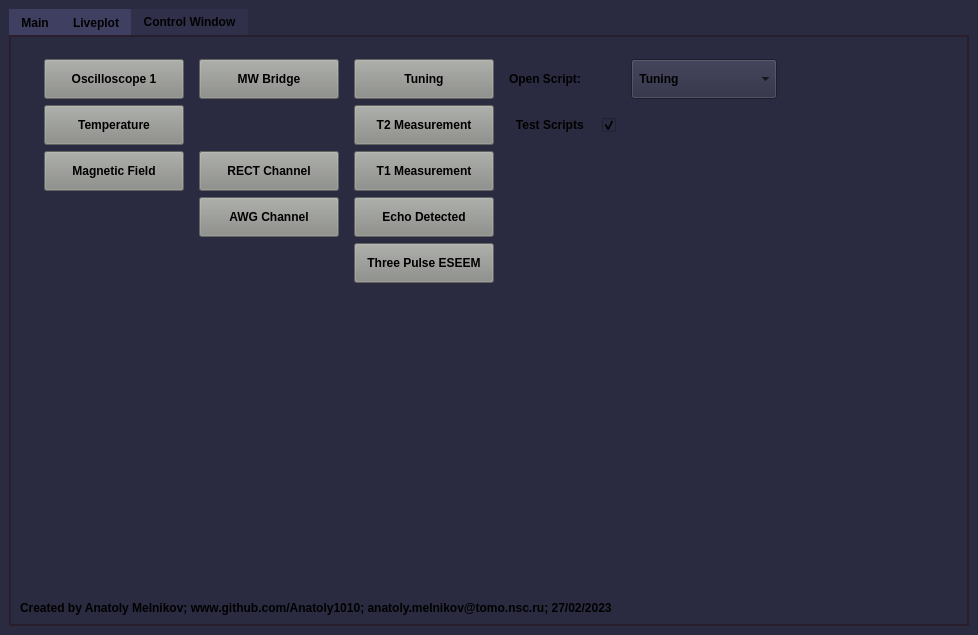
<?xml version="1.0" encoding="UTF-8"?>
<ui version="4.0">
 <class>MainWindow</class>
 <widget class="QMainWindow" name="MainWindow">
  <property name="geometry">
   <rect>
    <x>0</x>
    <y>0</y>
    <width>978</width>
    <height>635</height>
   </rect>
  </property>
  <property name="sizePolicy">
   <sizepolicy hsizetype="Expanding" vsizetype="Expanding">
    <horstretch>0</horstretch>
    <verstretch>0</verstretch>
   </sizepolicy>
  </property>
  <property name="minimumSize">
   <size>
    <width>0</width>
    <height>0</height>
   </size>
  </property>
  <property name="font">
   <font>
    <family>Arial</family>
    <weight>75</weight>
    <bold>true</bold>
   </font>
  </property>
  <property name="windowTitle">
   <string>Atomize - Split your spectrometer apart!</string>
  </property>
  <property name="styleSheet">
   <string notr="true">background-color: rgb(42,42,64);</string>
  </property>
  <widget class="QWidget" name="centralwidget">
   <layout class="QGridLayout" name="gridLayout">
    <item row="0" column="1">
     <widget class="QTabWidget" name="tabwidget">
      <property name="font">
       <font>
        <weight>75</weight>
        <bold>true</bold>
       </font>
      </property>
      <property name="focusPolicy">
       <enum>Qt::TabFocus</enum>
      </property>
      <property name="styleSheet">
       <string notr="true">QTabWidget::pane {
    border: 1.5px solid rgb(40, 30, 45 );
}
QTabBar::tab {
	background: rgb(63, 63, 97 );
}
QTabBar::tab:selected {
    background: rgb(48, 48, 75);
}</string>
      </property>
      <property name="tabShape">
       <enum>QTabWidget::Rounded</enum>
      </property>
      <property name="currentIndex">
       <number>2</number>
      </property>
      <property name="iconSize">
       <size>
        <width>16</width>
        <height>16</height>
       </size>
      </property>
      <property name="elideMode">
       <enum>Qt::ElideNone</enum>
      </property>
      <property name="tabBarAutoHide">
       <bool>false</bool>
      </property>
      <widget class="QWidget" name="tab">
       <attribute name="title">
        <string>Main</string>
       </attribute>
       <layout class="QGridLayout" name="gridLayout_3">
        <property name="leftMargin">
         <number>8</number>
        </property>
        <property name="topMargin">
         <number>6</number>
        </property>
        <property name="rightMargin">
         <number>4</number>
        </property>
        <property name="bottomMargin">
         <number>4</number>
        </property>
        <item row="0" column="0">
         <layout class="QGridLayout" name="gridLayout_tab" rowstretch="0,0,0,0,0,0,0,0,0,0,0,0" columnstretch="0,0,0,0,0">
          <property name="sizeConstraint">
           <enum>QLayout::SetMinAndMaxSize</enum>
          </property>
          <property name="topMargin">
           <number>4</number>
          </property>
          <item row="2" column="4">
           <spacer name="horizontalSpacer_4">
            <property name="orientation">
             <enum>Qt::Horizontal</enum>
            </property>
            <property name="sizeHint" stdset="0">
             <size>
              <width>4</width>
              <height>20</height>
             </size>
            </property>
           </spacer>
          </item>
          <item row="6" column="1">
           <widget class="QPushButton" name="button_start">
            <property name="minimumSize">
             <size>
              <width>140</width>
              <height>40</height>
             </size>
            </property>
            <property name="font">
             <font>
              <weight>75</weight>
              <bold>true</bold>
             </font>
            </property>
            <property name="styleSheet">
             <string notr="true">background-color: rgb(136, 138, 133);</string>
            </property>
            <property name="text">
             <string>Start Experiment</string>
            </property>
           </widget>
          </item>
          <item row="2" column="1">
           <widget class="QPushButton" name="button_open">
            <property name="sizePolicy">
             <sizepolicy hsizetype="Minimum" vsizetype="Fixed">
              <horstretch>0</horstretch>
              <verstretch>0</verstretch>
             </sizepolicy>
            </property>
            <property name="minimumSize">
             <size>
              <width>140</width>
              <height>40</height>
             </size>
            </property>
            <property name="font">
             <font>
              <weight>75</weight>
              <bold>true</bold>
             </font>
            </property>
            <property name="styleSheet">
             <string notr="true">background-color: rgb(136, 138, 133);</string>
            </property>
            <property name="text">
             <string>Open Script</string>
            </property>
           </widget>
          </item>
          <item row="2" column="2">
           <spacer name="horizontalSpacer">
            <property name="orientation">
             <enum>Qt::Horizontal</enum>
            </property>
            <property name="sizeHint" stdset="0">
             <size>
              <width>15</width>
              <height>20</height>
             </size>
            </property>
           </spacer>
          </item>
          <item row="1" column="1">
           <spacer name="verticalSpacer_4">
            <property name="orientation">
             <enum>Qt::Vertical</enum>
            </property>
            <property name="sizeType">
             <enum>QSizePolicy::Fixed</enum>
            </property>
            <property name="sizeHint" stdset="0">
             <size>
              <width>20</width>
              <height>0</height>
             </size>
            </property>
           </spacer>
          </item>
          <item row="4" column="1">
           <widget class="QPushButton" name="button_reload">
            <property name="minimumSize">
             <size>
              <width>0</width>
              <height>40</height>
             </size>
            </property>
            <property name="font">
             <font>
              <weight>75</weight>
              <bold>true</bold>
             </font>
            </property>
            <property name="styleSheet">
             <string notr="true">background-color: rgb(136, 138, 133);</string>
            </property>
            <property name="text">
             <string>Update Script</string>
            </property>
           </widget>
          </item>
          <item row="1" column="0">
           <spacer name="verticalSpacer_6">
            <property name="orientation">
             <enum>Qt::Vertical</enum>
            </property>
            <property name="sizeType">
             <enum>QSizePolicy::Fixed</enum>
            </property>
            <property name="sizeHint" stdset="0">
             <size>
              <width>20</width>
              <height>3</height>
             </size>
            </property>
           </spacer>
          </item>
          <item row="1" column="3" rowspan="10">
           <widget class="CodeEditor" name="textEdit">
            <property name="sizePolicy">
             <sizepolicy hsizetype="Expanding" vsizetype="Expanding">
              <horstretch>100</horstretch>
              <verstretch>100</verstretch>
             </sizepolicy>
            </property>
            <property name="font">
             <font>
              <family>Arial</family>
              <pointsize>11</pointsize>
              <weight>50</weight>
              <bold>false</bold>
             </font>
            </property>
            <property name="focusPolicy">
             <enum>Qt::StrongFocus</enum>
            </property>
            <property name="contextMenuPolicy">
             <enum>Qt::CustomContextMenu</enum>
            </property>
            <property name="autoFillBackground">
             <bool>false</bool>
            </property>
            <property name="styleSheet">
             <string notr="true"/>
            </property>
            <property name="frameShape">
             <enum>QFrame::Box</enum>
            </property>
            <property name="frameShadow">
             <enum>QFrame::Sunken</enum>
            </property>
            <property name="lineWidth">
             <number>1</number>
            </property>
            <property name="midLineWidth">
             <number>0</number>
            </property>
            <property name="verticalScrollBarPolicy">
             <enum>Qt::ScrollBarAsNeeded</enum>
            </property>
            <property name="horizontalScrollBarPolicy">
             <enum>Qt::ScrollBarAsNeeded</enum>
            </property>
            <property name="sizeAdjustPolicy">
             <enum>QAbstractScrollArea::AdjustToContents</enum>
            </property>
            <property name="readOnly">
             <bool>false</bool>
            </property>
           </widget>
          </item>
          <item row="0" column="1">
           <spacer name="verticalSpacer_5">
            <property name="orientation">
             <enum>Qt::Vertical</enum>
            </property>
            <property name="sizeType">
             <enum>QSizePolicy::Fixed</enum>
            </property>
            <property name="sizeHint" stdset="0">
             <size>
              <width>20</width>
              <height>3</height>
             </size>
            </property>
           </spacer>
          </item>
          <item row="11" column="0" colspan="4">
           <widget class="CodeEditor" name="text_errors">
            <property name="minimumSize">
             <size>
              <width>0</width>
              <height>200</height>
             </size>
            </property>
            <property name="font">
             <font>
              <family>Arial</family>
              <pointsize>9</pointsize>
              <weight>50</weight>
              <bold>false</bold>
              <kerning>false</kerning>
             </font>
            </property>
            <property name="mouseTracking">
             <bool>false</bool>
            </property>
            <property name="focusPolicy">
             <enum>Qt::StrongFocus</enum>
            </property>
            <property name="contextMenuPolicy">
             <enum>Qt::CustomContextMenu</enum>
            </property>
            <property name="styleSheet">
             <string notr="true"/>
            </property>
            <property name="frameShape">
             <enum>QFrame::Box</enum>
            </property>
            <property name="frameShadow">
             <enum>QFrame::Sunken</enum>
            </property>
            <property name="lineWidth">
             <number>1</number>
            </property>
            <property name="verticalScrollBarPolicy">
             <enum>Qt::ScrollBarAsNeeded</enum>
            </property>
            <property name="sizeAdjustPolicy">
             <enum>QAbstractScrollArea::AdjustToContentsOnFirstShow</enum>
            </property>
            <property name="readOnly">
             <bool>true</bool>
            </property>
            <property name="textInteractionFlags">
             <set>Qt::TextSelectableByMouse</set>
            </property>
           </widget>
          </item>
          <item row="3" column="1">
           <widget class="QPushButton" name="button_edit">
            <property name="minimumSize">
             <size>
              <width>140</width>
              <height>40</height>
             </size>
            </property>
            <property name="font">
             <font>
              <weight>75</weight>
              <bold>true</bold>
             </font>
            </property>
            <property name="styleSheet">
             <string notr="true">background-color: rgb(136, 138, 133);</string>
            </property>
            <property name="text">
             <string>Edit Script</string>
            </property>
           </widget>
          </item>
          <item row="9" column="1" rowspan="2">
           <spacer name="verticalSpacer">
            <property name="orientation">
             <enum>Qt::Vertical</enum>
            </property>
            <property name="sizeHint" stdset="0">
             <size>
              <width>20</width>
              <height>56</height>
             </size>
            </property>
           </spacer>
          </item>
          <item row="8" column="1">
           <widget class="QPushButton" name="button_quit">
            <property name="minimumSize">
             <size>
              <width>0</width>
              <height>40</height>
             </size>
            </property>
            <property name="font">
             <font>
              <weight>75</weight>
              <bold>true</bold>
             </font>
            </property>
            <property name="styleSheet">
             <string notr="true">background-color: rgb(136, 138, 133);</string>
            </property>
            <property name="text">
             <string>Quit</string>
            </property>
           </widget>
          </item>
          <item row="9" column="2" rowspan="2">
           <spacer name="verticalSpacer_3">
            <property name="orientation">
             <enum>Qt::Vertical</enum>
            </property>
            <property name="sizeHint" stdset="0">
             <size>
              <width>20</width>
              <height>40</height>
             </size>
            </property>
           </spacer>
          </item>
          <item row="2" column="0">
           <spacer name="horizontalSpacer_2">
            <property name="orientation">
             <enum>Qt::Horizontal</enum>
            </property>
            <property name="sizeHint" stdset="0">
             <size>
              <width>15</width>
              <height>20</height>
             </size>
            </property>
           </spacer>
          </item>
          <item row="5" column="1">
           <widget class="QPushButton" name="button_test">
            <property name="minimumSize">
             <size>
              <width>0</width>
              <height>40</height>
             </size>
            </property>
            <property name="font">
             <font>
              <weight>75</weight>
              <bold>true</bold>
             </font>
            </property>
            <property name="styleSheet">
             <string notr="true">background-color: rgb(136, 138, 133);</string>
            </property>
            <property name="text">
             <string>Test Script</string>
            </property>
           </widget>
          </item>
          <item row="7" column="1">
           <widget class="QPushButton" name="button_help">
            <property name="minimumSize">
             <size>
              <width>0</width>
              <height>40</height>
             </size>
            </property>
            <property name="font">
             <font>
              <weight>75</weight>
              <bold>true</bold>
             </font>
            </property>
            <property name="styleSheet">
             <string notr="true">background-color: rgb(136, 138, 133);</string>
            </property>
            <property name="text">
             <string>Help</string>
            </property>
           </widget>
          </item>
         </layout>
        </item>
        <item row="1" column="0">
         <widget class="QLabel" name="label_filename">
          <property name="font">
           <font>
            <weight>75</weight>
            <bold>true</bold>
           </font>
          </property>
          <property name="text">
           <string> No experimental script is opened</string>
          </property>
         </widget>
        </item>
       </layout>
      </widget>
      <widget class="QWidget" name="tab_liveplot">
       <attribute name="title">
        <string>Liveplot</string>
       </attribute>
       <layout class="QGridLayout" name="gridLayout_6">
        <item row="0" column="0">
         <layout class="QGridLayout" name="gridLayout_tab_liveplot">
          <property name="sizeConstraint">
           <enum>QLayout::SetFixedSize</enum>
          </property>
         </layout>
        </item>
       </layout>
      </widget>
      <widget class="QWidget" name="tab_control">
       <attribute name="title">
        <string>Control Window</string>
       </attribute>
       <layout class="QGridLayout" name="gridLayout_4">
        <item row="0" column="1">
         <spacer name="verticalSpacer_8">
          <property name="orientation">
           <enum>Qt::Vertical</enum>
          </property>
          <property name="sizeType">
           <enum>QSizePolicy::Fixed</enum>
          </property>
          <property name="sizeHint" stdset="0">
           <size>
            <width>20</width>
            <height>3</height>
           </size>
          </property>
         </spacer>
        </item>
        <item row="3" column="0" colspan="6">
         <widget class="QLabel" name="label_creator">
          <property name="font">
           <font>
            <weight>75</weight>
            <bold>true</bold>
           </font>
          </property>
          <property name="text">
           <string>Created by Anatoly Melnikov; www.github.com/Anatoly1010; anatoly.melnikov@tomo.nsc.ru; 27/02/2023</string>
          </property>
         </widget>
        </item>
        <item row="2" column="5">
         <spacer name="horizontalSpacer_3">
          <property name="orientation">
           <enum>Qt::Horizontal</enum>
          </property>
          <property name="sizeHint" stdset="0">
           <size>
            <width>40</width>
            <height>20</height>
           </size>
          </property>
         </spacer>
        </item>
        <item row="1" column="1">
         <layout class="QGridLayout" name="gridLayout_tab_control">
          <property name="horizontalSpacing">
           <number>15</number>
          </property>
          <item row="4" column="3">
           <spacer name="horizontalSpacer_8">
            <property name="orientation">
             <enum>Qt::Horizontal</enum>
            </property>
            <property name="sizeType">
             <enum>QSizePolicy::Fixed</enum>
            </property>
            <property name="sizeHint" stdset="0">
             <size>
              <width>100</width>
              <height>20</height>
             </size>
            </property>
           </spacer>
          </item>
          <item row="1" column="1">
           <widget class="QPushButton" name="button_mw">
            <property name="minimumSize">
             <size>
              <width>0</width>
              <height>40</height>
             </size>
            </property>
            <property name="font">
             <font>
              <weight>75</weight>
              <bold>true</bold>
             </font>
            </property>
            <property name="styleSheet">
             <string notr="true">background-color: rgb(136, 138, 133);</string>
            </property>
            <property name="text">
             <string>MW Bridge</string>
            </property>
           </widget>
          </item>
          <item row="1" column="2">
           <widget class="QPushButton" name="button_tune_preset">
            <property name="minimumSize">
             <size>
              <width>0</width>
              <height>40</height>
             </size>
            </property>
            <property name="font">
             <font>
              <weight>75</weight>
              <bold>true</bold>
             </font>
            </property>
            <property name="styleSheet">
             <string notr="true">background-color: rgb(136, 138, 133);</string>
            </property>
            <property name="text">
             <string>Tuning</string>
            </property>
           </widget>
          </item>
          <item row="3" column="1">
           <widget class="QPushButton" name="button_rect">
            <property name="minimumSize">
             <size>
              <width>0</width>
              <height>40</height>
             </size>
            </property>
            <property name="font">
             <font>
              <weight>75</weight>
              <bold>true</bold>
             </font>
            </property>
            <property name="styleSheet">
             <string notr="true">background-color: rgb(136, 138, 133);</string>
            </property>
            <property name="text">
             <string>RECT Channel</string>
            </property>
           </widget>
          </item>
          <item row="0" column="0">
           <spacer name="verticalSpacer_9">
            <property name="orientation">
             <enum>Qt::Vertical</enum>
            </property>
            <property name="sizeType">
             <enum>QSizePolicy::Fixed</enum>
            </property>
            <property name="sizeHint" stdset="0">
             <size>
              <width>20</width>
              <height>10</height>
             </size>
            </property>
           </spacer>
          </item>
          <item row="1" column="3">
           <widget class="QLabel" name="label">
            <property name="font">
             <font>
              <weight>75</weight>
              <bold>true</bold>
             </font>
            </property>
            <property name="text">
             <string>Open Script:</string>
            </property>
           </widget>
          </item>
          <item row="4" column="2">
           <widget class="QPushButton" name="button_ed">
            <property name="minimumSize">
             <size>
              <width>0</width>
              <height>40</height>
             </size>
            </property>
            <property name="font">
             <font>
              <weight>75</weight>
              <bold>true</bold>
             </font>
            </property>
            <property name="styleSheet">
             <string notr="true">background-color: rgb(136, 138, 133);</string>
            </property>
            <property name="text">
             <string>Echo Detected</string>
            </property>
           </widget>
          </item>
          <item row="2" column="2">
           <widget class="QPushButton" name="button_t2">
            <property name="minimumSize">
             <size>
              <width>0</width>
              <height>40</height>
             </size>
            </property>
            <property name="font">
             <font>
              <weight>75</weight>
              <bold>true</bold>
             </font>
            </property>
            <property name="styleSheet">
             <string notr="true">background-color: rgb(136, 138, 133);</string>
            </property>
            <property name="text">
             <string>T2 Measurement</string>
            </property>
           </widget>
          </item>
          <item row="3" column="2">
           <widget class="QPushButton" name="button_t1">
            <property name="minimumSize">
             <size>
              <width>0</width>
              <height>40</height>
             </size>
            </property>
            <property name="font">
             <font>
              <weight>75</weight>
              <bold>true</bold>
             </font>
            </property>
            <property name="styleSheet">
             <string notr="true">background-color: rgb(136, 138, 133);</string>
            </property>
            <property name="text">
             <string>T1 Measurement</string>
            </property>
           </widget>
          </item>
          <item row="7" column="2">
           <spacer name="horizontalSpacer_6">
            <property name="orientation">
             <enum>Qt::Horizontal</enum>
            </property>
            <property name="sizeType">
             <enum>QSizePolicy::Fixed</enum>
            </property>
            <property name="sizeHint" stdset="0">
             <size>
              <width>140</width>
              <height>20</height>
             </size>
            </property>
           </spacer>
          </item>
          <item row="1" column="4">
           <widget class="QComboBox" name="script_chooser">
            <property name="minimumSize">
             <size>
              <width>140</width>
              <height>40</height>
             </size>
            </property>
            <property name="font">
             <font>
              <weight>75</weight>
              <bold>true</bold>
             </font>
            </property>
            <item>
             <property name="text">
              <string> Tuning</string>
             </property>
            </item>
            <item>
             <property name="text">
              <string> T2 Echo Shape</string>
             </property>
            </item>
            <item>
             <property name="text">
              <string> ED Spectrum</string>
             </property>
            </item>
            <item>
             <property name="text">
              <string> ESEEM Echo Shape</string>
             </property>
            </item>
           </widget>
          </item>
          <item row="2" column="3">
           <widget class="QCheckBox" name="checkTests">
            <property name="font">
             <font>
              <weight>75</weight>
              <bold>true</bold>
             </font>
            </property>
            <property name="layoutDirection">
             <enum>Qt::RightToLeft</enum>
            </property>
            <property name="text">
             <string>Test Scripts    </string>
            </property>
            <property name="checked">
             <bool>true</bool>
            </property>
           </widget>
          </item>
          <item row="6" column="2">
           <widget class="QPushButton" name="button_eseem">
            <property name="minimumSize">
             <size>
              <width>0</width>
              <height>40</height>
             </size>
            </property>
            <property name="font">
             <font>
              <weight>75</weight>
              <bold>true</bold>
             </font>
            </property>
            <property name="styleSheet">
             <string notr="true">background-color: rgb(136, 138, 133);</string>
            </property>
            <property name="text">
             <string>Three Pulse ESEEM</string>
            </property>
           </widget>
          </item>
          <item row="6" column="1">
           <spacer name="horizontalSpacer_7">
            <property name="orientation">
             <enum>Qt::Horizontal</enum>
            </property>
            <property name="sizeType">
             <enum>QSizePolicy::Fixed</enum>
            </property>
            <property name="sizeHint" stdset="0">
             <size>
              <width>140</width>
              <height>20</height>
             </size>
            </property>
           </spacer>
          </item>
          <item row="4" column="1">
           <widget class="QPushButton" name="button_awg">
            <property name="minimumSize">
             <size>
              <width>0</width>
              <height>40</height>
             </size>
            </property>
            <property name="font">
             <font>
              <weight>75</weight>
              <bold>true</bold>
             </font>
            </property>
            <property name="styleSheet">
             <string notr="true">background-color: rgb(136, 138, 133);</string>
            </property>
            <property name="text">
             <string>AWG Channel</string>
            </property>
           </widget>
          </item>
          <item row="1" column="0">
           <widget class="QPushButton" name="button_osc">
            <property name="minimumSize">
             <size>
              <width>140</width>
              <height>40</height>
             </size>
            </property>
            <property name="font">
             <font>
              <weight>75</weight>
              <bold>true</bold>
             </font>
            </property>
            <property name="styleSheet">
             <string notr="true">background-color: rgb(136, 138, 133);</string>
            </property>
            <property name="text">
             <string>Oscilloscope 1</string>
            </property>
           </widget>
          </item>
          <item row="2" column="0">
           <widget class="QPushButton" name="button_temp">
            <property name="minimumSize">
             <size>
              <width>140</width>
              <height>40</height>
             </size>
            </property>
            <property name="font">
             <font>
              <weight>75</weight>
              <bold>true</bold>
             </font>
            </property>
            <property name="styleSheet">
             <string notr="true">background-color: rgb(136, 138, 133);</string>
            </property>
            <property name="text">
             <string>Temperature</string>
            </property>
           </widget>
          </item>
          <item row="3" column="0">
           <widget class="QPushButton" name="button_field">
            <property name="minimumSize">
             <size>
              <width>0</width>
              <height>40</height>
             </size>
            </property>
            <property name="font">
             <font>
              <weight>75</weight>
              <bold>true</bold>
             </font>
            </property>
            <property name="styleSheet">
             <string notr="true">background-color: rgb(136, 138, 133);</string>
            </property>
            <property name="text">
             <string>Magnetic Field</string>
            </property>
           </widget>
          </item>
         </layout>
        </item>
        <item row="1" column="0">
         <spacer name="horizontalSpacer_5">
          <property name="orientation">
           <enum>Qt::Horizontal</enum>
          </property>
          <property name="sizeType">
           <enum>QSizePolicy::Fixed</enum>
          </property>
          <property name="sizeHint" stdset="0">
           <size>
            <width>18</width>
            <height>20</height>
           </size>
          </property>
         </spacer>
        </item>
        <item row="2" column="1">
         <spacer name="verticalSpacer_2">
          <property name="orientation">
           <enum>Qt::Vertical</enum>
          </property>
          <property name="sizeHint" stdset="0">
           <size>
            <width>20</width>
            <height>40</height>
           </size>
          </property>
         </spacer>
        </item>
        <item row="2" column="4">
         <spacer name="verticalSpacer_7">
          <property name="orientation">
           <enum>Qt::Vertical</enum>
          </property>
          <property name="sizeHint" stdset="0">
           <size>
            <width>20</width>
            <height>40</height>
           </size>
          </property>
         </spacer>
        </item>
       </layout>
      </widget>
     </widget>
    </item>
   </layout>
  </widget>
 </widget>
 <customwidgets>
  <customwidget>
   <class>CodeEditor</class>
   <extends>QPlainTextEdit</extends>
   <header location="global">codeeditor.h</header>
  </customwidget>
 </customwidgets>
 <resources/>
 <connections/>
</ui>
